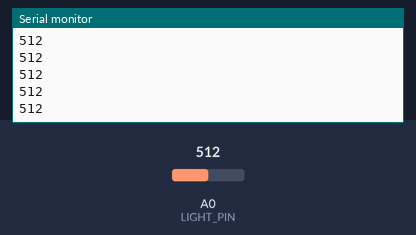
Bench run of a sketch on a simulated Arduino Uno, built with avr-gcc and run on an emulated ATmega328P. Shown: the last lines printed to the serial monitor. The test bench sets the inputs (shaded band); at power-on: A0 (LIGHT_PIN) = 512.

Above: at 1.2 s.
1.3 s: A0 (LIGHT_PIN) set to 716
At 1.32 s:
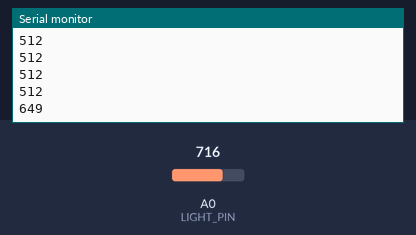
2.8 s: A0 (LIGHT_PIN) set to 900
At 2.82 s:
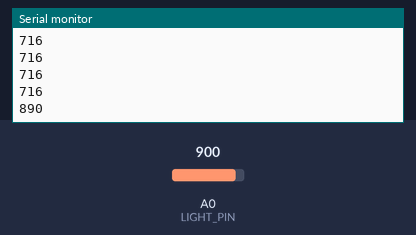
Timing chart, 0 to 5.8 s (numbered marks = the images above; inputs shaded):
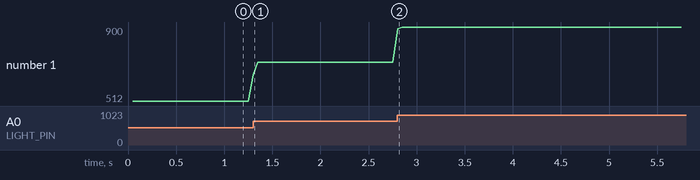

Measured:
- after the input at 1.3 s, the serial monitor: prints a new line at once (image 1)
- after the input at 2.8 s, the serial monitor: prints a new line at once (image 2)
- plotted number 1: 512 → 716 after the input at 1.3 s, 716 → 900 after the input at 2.8 s

The sketch:

LightPlanet.ino
```cpp
/*
  虚拟星球光影系统 - Arduino Uno 程序
  接线：模拟光线传感器 OUT -> A0，VCC -> 5V，GND -> GND
  串口：9600 波特率；每一行只发送一个 0~1023 的数字。
*/

const byte LIGHT_PIN = A0;
const unsigned long SEND_INTERVAL = 50; // 20 次/秒，网页动画足够平滑

float filteredValue = 0;                // 指数滑动平均后的数值
int lastSentValue = -1;
unsigned long lastSendTime = 0;

void setup() {
  pinMode(LIGHT_PIN, INPUT);
  Serial.begin(9600);

  // 先读一次作为滤波起点，避免上电后的数值突然跳变。
  filteredValue = analogRead(LIGHT_PIN);
}

void loop() {
  int rawValue = analogRead(LIGHT_PIN); // 原始 ADC 值：0~1023

  // 简单指数滤波：新读数占 20%，历史读数占 80%，可明显减小抖动。
  filteredValue = filteredValue * 0.80 + rawValue * 0.20;
  int stableValue = constrain((int)(filteredValue + 0.5), 0, 1023);

  // 固定节奏发送；数值变化很小时沿用上次值，避免网页显示轻微跳动。
  if (millis() - lastSendTime >= SEND_INTERVAL) {
    if (lastSentValue < 0 || abs(stableValue - lastSentValue) >= 2) {
      lastSentValue = stableValue;
    }
    Serial.println(lastSentValue); // 严格只输出数字，方便 Web Serial 按行解析
    lastSendTime = millis();
  }
}
```
